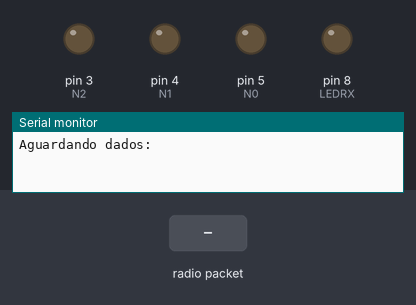
The sketch below on a simulated Arduino Uno, built with avr-gcc and run on an emulated ATmega328P. Parts: output pins drawn as LEDs (lit = HIGH), the last lines printed to the serial monitor. Inputs (shaded band) come from the test bench. No radio packets arrive unless stated.

Above: at 1.2 s.
1.3 s: radio packet "0" arrives
At 2.5 s:
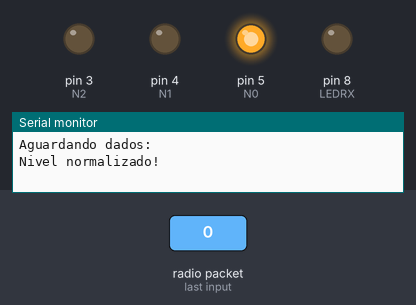
2.8 s: radio packet "1" arrives
At 3.6 s:
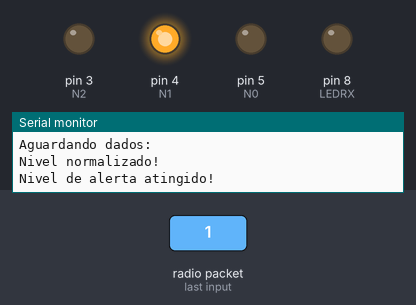
4.3 s: radio packet "2" arrives
At 4.7 s:
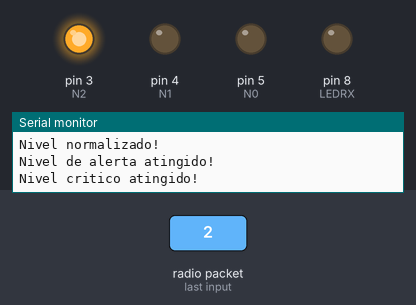
Timing chart, 0 to 7.3 s (numbered marks = the images above; inputs shaded):
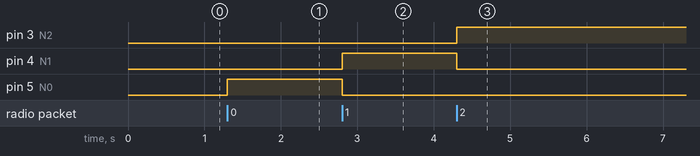

The sketch:

Prototipo_Beta_RF_RX_12-04-17.ino
```cpp
// biblioteca para comunicacao RF
#include <VirtualWire.h>

// define pinos
#define N0    5
#define N1    4
#define N2    3
#define LEDRX 8
#define RX    7

// variaveis de manipulacao
char msg[4];
int estado;

void setup()
{
  // debug
  Serial.begin(9600);

  pinMode(N0, OUTPUT);
  pinMode(N1, OUTPUT);
  pinMode(N2, OUTPUT);
  pinMode(LEDRX, OUTPUT);

  // inicia comunicacao wireless
  vw_set_rx_pin(RX);
  vw_setup(2000);
  vw_rx_start();

  // debug
  Serial.println("Aguardando dados: ");
}

void loop(){

  // armazena mensagem recebida
  if(vw_have_message()){
    uint8_t buf[VW_MAX_MESSAGE_LEN];
    uint8_t buflen= VW_MAX_MESSAGE_LEN;

    // se tem mensagem, pega mensagem
    if (vw_get_message(buf, &buflen))
    {
      // acende notificacao de mensagem recebida
      digitalWrite(LEDRX, HIGH);

      // atribui mensagem para variavel de manipulacao
      int i;
      for (i = 0; i < buflen; i++)
      {
        msg[i] = char(buf[i]);
      }
      msg[buflen] = '\0';
      estado = atoi(msg);

      if (estado == 0){
        // debug
        Serial.println("Nivel normalizado!");

        digitalWrite(N0, HIGH);
        digitalWrite(N1, LOW);
        digitalWrite(N2, LOW);
      }
      else if (estado == 1){
        Serial.println("Nivel de alerta atingido!");
        digitalWrite(N0, LOW);
        digitalWrite(N1, HIGH);
        digitalWrite(N2, LOW);
      }
      if (estado == 2){
        Serial.println("Nivel critico atingido!");
        digitalWrite(N0, LOW);
        digitalWrite(N1, LOW);
        digitalWrite(N2, HIGH);
      }

      // apaga notificacao de mensagem recebida
      digitalWrite(LEDRX, LOW);
    }
  } // end vw_have_message()
}
```

Measured:
- after the input at 1.3 s, pin 5 (N0): LOW → HIGH at once
- after the input at 2.8 s, pin 4 (N1): LOW → HIGH at once; pin 5 (N0): HIGH → LOW at once
- after the input at 4.3 s, pin 3 (N2): LOW → HIGH at once; pin 4 (N1): HIGH → LOW at once
